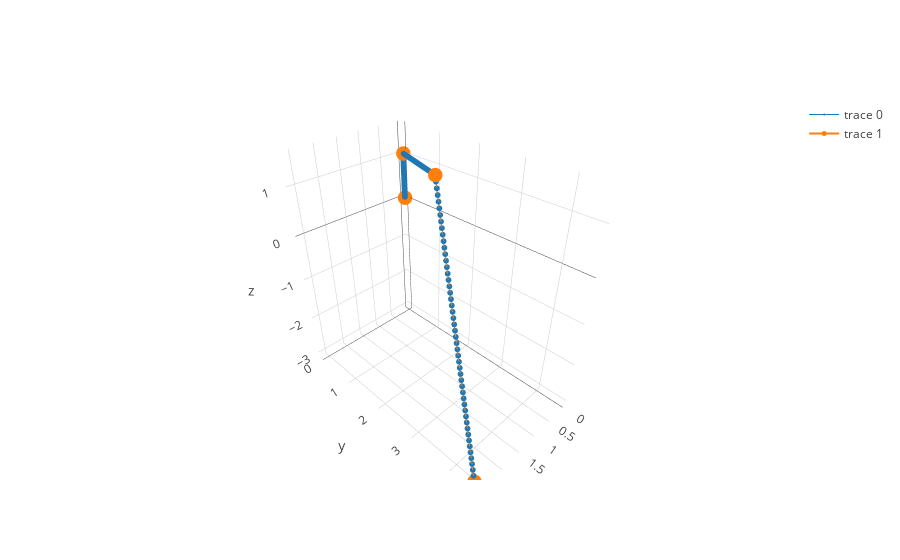

The code cell stored with this chart in its notebook:
### Code cell
view.plotrobot(robot1)

### Figure 1 — Plotly figure (JSON) as saved in the notebook; plotly's stock layout.template omitted (floating-point values rounded to 4 significant figures; data arrays with more than 128 entries replaced by an {"elided": "..."} marker saying what was removed)
{"data": [{"line": {"color": "#1f77b4", "width": 1}, "marker": {"size": 2}, "type": "scatter3d", "uid": "d1294423-f7e9-4805-a086-7f382e4b15ba", "x": {"elided": "150 float values"}, "y": {"elided": "150 float values"}, "z": {"elided": "150 float values"}}, {"line": {"color": "#ff7f0e", "width": 2}, "marker": {"size": 5}, "type": "scatter3d", "uid": "8c1ce81a-08eb-4c09-be82-9490532c4b5b", "x": [0, 0, 1.299, 2.598], "y": [0, 0, 2.25, 4.5], "z": [0, 1, 1.5, -3.0]}], "layout": {}}
